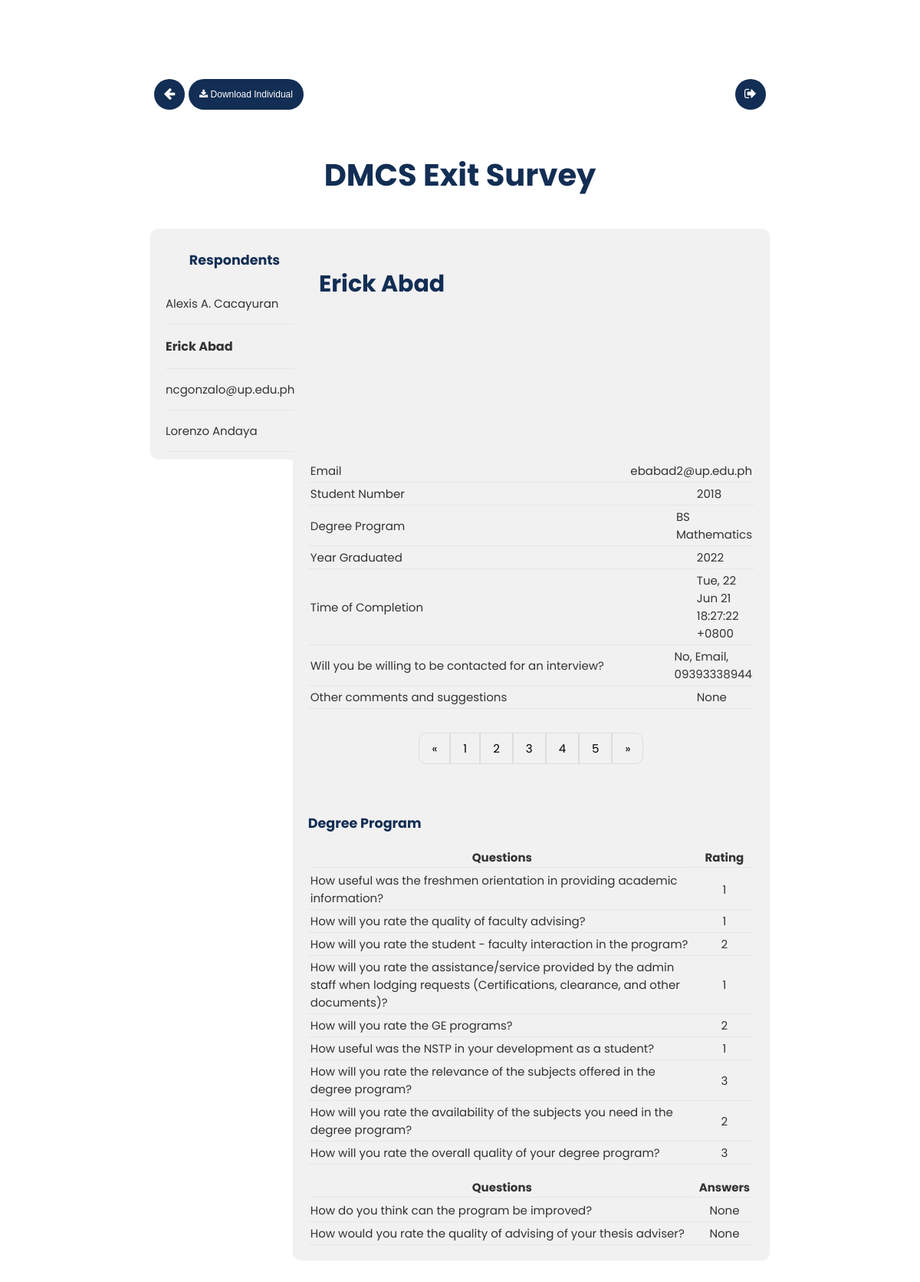
/res_individual.php?id=3&class=Degree Program (signed in), run on the app's committed database.
### tables this page shows
CREATE TABLE `demographics` (
  `id` int(11) NOT NULL,
  `up_mail` text NOT NULL,
  `full_name` text DEFAULT NULL,
  `student_num` text DEFAULT NULL,
  `degree_program` text DEFAULT NULL,
  `grad` text NOT NULL,
  `time_out` text NOT NULL
);

CREATE TABLE `consent` (
  `id` int(11) NOT NULL,
  `question_id` int(5) NOT NULL,
  `answers` text NOT NULL
);

CREATE TABLE `suggestion` (
  `id` int(11) NOT NULL,
  `question_id` int(5) NOT NULL,
  `comments` text NOT NULL
);

### res_individual.php (the view, shortened to what this page needs)
<!DOCTYPE html>
<html>
    <head>
        <link rel="stylesheet" href="survey-style.css">
        <link rel="stylesheet" href="https://cdnjs.cloudflare.com/ajax/libs/font-awesome/4.7.0/css/font-awesome.min.css">
    </head>
    <body>
		<?php
include_once 'connection.php';
$a = $_GET['id'];
$f = $_GET['class'];
$res_indi_sel = "SELECT up_mail, full_name, student_num, degree_program FROM demographics where id = $a";
$res_indi_res = mysqli_query($conn, $res_indi_sel);
if (mysqli_num_rows($res_indi_res) > 0) {
    while ($row = mysqli_fetch_assoc($res_indi_res)) {
        $b = $row['up_mail'];
        $c = $row['full_name'];
        $d = $row['student_num'];
        $e = $row['degree_program'];
    }
}
?>
	<div class="admin">
    <div class="row d-flex justify-content-center align-items-center">
    <div class="col-md-8">
    <div id="regForm" action="" method="post">
         <div style="position: relative; height: 40px; padding-left: 50px; float: right" id="nextprevious">
            <div class="center">
                    <form action="" method="post">
                   <button id="signoutBtn" title="Log Out" type="submit" name="logout" value="Log Out"><i class="fa fa-sign-out"></i></button>
                   </form>
            </div>
        </div>
        <div style="position: relative; height: 40px; padding-left: 50px; float: left" id="nextprevious">
            <div class="center">
                   <button id="nextBtn" title="Back" type="button" onclick="location.href='./admin.php?class=rating';"><i class="fa fa-arrow-left"></i></button>
        	</div>
       	</div>
        <div style="position: relative; height: 40px; padding-left: 150px; float: left" id="nextprevious">
            <div class="center">
                <button id="btn" title="Download Individual Tally" type="button" onclick="location.href='res_download.php?id=<?php echo $a ?>';" style="font-size: 12px"><i class="fa fa-download"></i>&nbsp;Download Individual</button>
            </div>
        </div>
        <div align="center">
        <h1 style="margin: 100px 0px 40px 0px; font-size: 40px">DMCS Exit Survey</h1>
        </div>
    <div class="sidebar"  style="height: auto">
    	<div align="center">
	    <h3>Respondents</h3>
	    </div>
	    <div class="list" style="max-height: 500px">
	    <ul>
	         <?php
$select_resp = "SELECT id, up_mail, full_name, student_num, degree_program FROM demographics WHERE time_out != ''";
$result_resp = mysqli_query($conn, $select_resp);
if (mysqli_num_rows($result_resp) > 0) {
    while ($row = mysqli_fetch_assoc($result_resp)) {
        if ($a == $row['id']) {
            ?>
		    <li class="border-bot">
		    <p style="font-weight: bolder; font-size: 16px" onclick="location.href='res_individual.php?id=<?php echo $row['id'] ?>&class=<?php echo "Degree Program" ?>';">
		            <?php
			$max = 20;
            if ($row['full_name'] == null) {
                if (strlen($row['up_mail']) > $max) {
                    echo substr($row['up_mail'], 0, $max) . "...";
                } else {
                    echo $row['up_mail'];
                }
            } else {
                if (strlen($row['full_name']) > $max) {
                    echo substr($row['full_name'], 0, $max) . "...";
                } else {
                    echo $row['full_name'];
                }
            }?>
	        </p>
	        </li>
	         <?php
} elseif ($a != $row['id']) {
            ?>
			        <li class="border-bot">
			        <p onclick="location.href='res_individual.php?id=<?php echo $row['id'] ?>&class=<?php echo "Degree Program" ?>';">
			            <?php
            $max = 20;
            if ($row['full_name'] == null) {
                if (strlen($row['up_mail']) > $max) {
                    echo substr($row['up_mail'], 0, $max) . "...";
                } else {
                    echo $row['up_mail'];
                }
            } else {
                if (strlen($row['full_name']) > $max) {
                    echo substr($row['full_name'], 0, $max) . "...";
                } else {
                    echo $row['full_name'];
                }
            }?>
			        </p>
			        </li>
	        <?php
}
    }
}?>
	    </ul>
		</div>
    </div>
    <div class="main_indiv">
        <h3 style="font-size: 30px">
		<?php
if ($c == null) {
    echo "Graduate";
} else {
    echo $c;
}
?>
		</h3>
		<div >
		<ul width="100%">
		  	<li><table class="border-bot" width="100%">
		  		<tr>
		  		<td width="500px">Email </td>
		  		<td ><?php echo $b ?></td>
		  		</tr>
		  		</table>
		  	</li>
		  	<li><table class="border-bot" width="100%">
		  		<tr>
		  		<td  width="500px">Student Number </td>
		  		<td>
		  		<?php
				if ($d == null) {
				    echo "(not provided)";
				} else {
				    echo $d;
				}?>
				</td>
				</tr>
			</li>
			<li><table class="border-bot" width="100%">
		  		<tr>
		  		<td  width="500px">Degree Program </td>
		  		<td><?php echo $e ?></td>
		  		</tr>
		  		</table>
		  	</li>
			<li><table class="border-bot" width="100%">
		  		<tr>
		  		<td  width="500px">Year Graduated </td>
		  		<td>
				<?php
				$grad        = "SELECT grad FROM demographics WHERE id='$a'";
				$result_grad = mysqli_query($conn, $grad);
				if (mysqli_num_rows($result_grad) > 0) {
				    while ($row = mysqli_fetch_assoc($result_grad)) {
				        echo $row['grad'];
				    }
				}
				?>
				</td>
				</tr>
				</table>
			</li>
			<li><table class="border-bot" width="100%">
		  		<tr>
		  		<td  width="500px">Time of Completion </td>
		  		<td>
				<?php
				$timestamp        = "SELECT time_out FROM demographics WHERE id='$a'";
				$result_timestamp = mysqli_query($conn, $timestamp);
				if (mysqli_num_rows($result_timestamp) > 0) {
				    while ($row = mysqli_fetch_assoc($result_timestamp)) {
				        echo $row['time_out'];
				    }
				}
				?>
				</td>
				</tr>
				</table>
			</li>
			<li><table class="border-bot" width="100%">
		  		<tr>
		  		<td  width="500px">Will you be willing to be contacted for an interview? </td>
		  		<td>
				<?php
				$consent        = "SELECT answers FROM consent WHERE id='$a'";
				$result_consent = mysqli_query($conn, $consent);
				if (mysqli_num_rows($result_consent) > 0) {
				    while ($row = mysqli_fetch_assoc($result_consent)) {
				        echo $row['answers'];
				    }
				}
				?>
				</td>
				</tr>
				</table>
			</li>
				<li><table class="border-bot" width="100%">
		  		<tr>
		  		<td  width="500px">Other comments and suggestions</td>
				<td class="rate-list">
				<?php
				$consent        = "SELECT comments FROM suggestion WHERE id='$a' AND question_id = 37";
				$result_consent = mysqli_query($conn, $consent);
				if (mysqli_num_rows($result_consent) > 0) {
				    while ($row = mysqli_fetch_assoc($result_consent)) {
				        echo $row['comments'];
				    }
				}
				?>
				</td>
				</tr>
				</table>
			</li>
		</ul>
		</div>
		<?php
if ($f == "Degree Program") {
    ?>
		<div align="center" style="margin-top: 15px">
			<div class="pagination">
			  <a href="">&laquo;</a>
			  <a href="res_individual.php?id=<?php echo $a ?>&class=<?php echo "Degree Program" ?>">1</a>
			  <a href="res_individual.php?id=<?php echo $a ?>&class=<?php echo "Facilities and Infrastructure" ?>">2</a>
			  <a href="res_individual.php?id=<?php echo $a ?>&class=<?php echo "Financial Aid" ?>">3</a>
			  <a href="res_individual.php?id=<?php echo $a ?>&class=<?php echo "Events" ?>">4</a>
			  <a href="res_individual.php?id=<?php echo $a ?>&class=<?php echo "Career Plans" ?>">5</a>
			  <a href="res_individual.php?id=<?php echo $a ?>&class=<?php echo "Facilities and Infrastructure" ?>">&raquo;</a>
			</div>
	    </div>
		<div style="padding-top: 30px"><h3><?php echo $f ?></h3></div>
		<table width="100%" style="margin-top: 15px">
		<tr>
			<th style="text-align: center; width: 500px">Questions</th>
			<th>Rating</th>
		</tr>
		</table>
		<?php
$select1 = "SELECT questionnaire.question_id, questionnaire.question, questionnaire.classification, rating.rate
					FROM questionnaire NATURAL JOIN rating
					WHERE (questionnaire.question_id = rating.question_id) AND id ='$a'";
    $result1 = mysqli_query($conn, $select1);
    if (mysqli_num_rows($result1) > 0) {
        while ($row = mysqli_fetch_assoc($result1)) {
            if ($row['classification'] == $f) {
                ?>
				<table class="question" width="100%">
				<tr>
					<td style="width: 500px"><?php echo $row['question'] ?></td>
					<td style="text-align: center;"><?php echo $row['rate'] ?></td>
				</tr>
				</table>
		<?php
}
        }
    }
    ?>
		<table width="100%" style="margin-top: 15px">
		<tr>
			<th style="text-align: center; width: 500px">Questions</th>
			<th>Answers</th>
		</tr>
		</table>
		<?php
$select11 = "SELECT questionnaire.question_id, questionnaire.question, questionnaire.classification, suggestion.comments
					FROM questionnaire NATURAL JOIN suggestion
					WHERE (questionnaire.question_id = suggestion.question_id) AND id ='$a'";
    $result11 = mysqli_query($conn, $select11);
    if (mysqli_num_rows($result11) > 0) {
        while ($row = mysqli_fetch_assoc($result11)) {
            if ($row['classification'] == $f) {
                ?>
				<table class="question" width="100%">
				<tr>
					<td style="width: 500px"><?php echo $row['question'] ?></td>
					<td style="text-align: center;"><?php echo $row['comments'] ?></td>
				</tr>
				</table>
		<?php
}
        }
    }
}?>
</div>
</div>
</div>
</div>
</body>
</html>

### survey-style.css (style rules this page uses)
body { background-image: url('bg.png'); background-repeat: no-repeat; background-attachment: fixed; background-size: cover; font-family: 'Poppins', sans-serif; font-size: 15px; color: #333; }
h1 { margin-top: 30px; }
h3 { color: #132e54; }
#regForm { background-color: #ffffff; margin: 0px auto; padding: 40px; border-radius: 10px; }
#title, h1, #viewBtn { color: #132e54; text-align: center; }
button { background-color: #132e54; color: #ffffff; border: none; border-radius: 50%; padding: 10px 10px; font-size: 17px; cursor: pointer }
.admin { margin: auto; width: 75%; padding: 50px; }
.question, th { border-bottom: 1px solid #e6e6e6; }
.border-bot { border-bottom: 1px solid #e6e6e6; }
#nextBtn, #prevBtn, #signoutBtn, #submit-btn { height: 40px; width: 40px; margin-top: 10px; border-radius: 50%; padding: 5px 10px; }
#btn { height: 40px; width: 150px; border-radius: 20px; margin-top: 10px; padding: 5px 10px; }
ul { list-style-type: none; margin: 0; padding: 0; display: inline-block; text-align: left; }
.center { margin: 0; position: absolute; top: 50%; left: 50%; -ms-transform: translate(-50%, -50%); transform: translate(-50%, -50%); }
.pagination { display: inline-block; margin: 10px; }
.pagination a { color: black; float: left; padding: 8px 16px; text-decoration: none; border: 1px solid #ddd; }
.pagination a:first-child { border-top-left-radius: 10px; border-bottom-left-radius: 10px; }
.pagination a:last-child { border-top-right-radius: 10px; border-bottom-right-radius: 10px; }
.sidebar { float: left; width: 200px; background-color: #f1f1f1; padding: 10px; border-radius: 10px; position: sticky; top: 10px; }
.sidebar p { cursor: pointer; width: 100%; }
.main_indiv { margin-left: 23%; background-color: #f1f1f1; padding: 20px; border-radius: 10px; }
th { position: sticky; top: 0; }
.list { max-height: 200px; overflow-y: auto; padding: 0px 10px; }
.rate-list { max-height: 350px; overflow-y: auto; }

### data on the page
demographics: full_name "Alexis A. Cacayuran"
demographics: full_name "Erick Abad", up_mail "ebabad2@up.edu.ph", student_num "2018", degree_program "BS Mathematics", grad "2022", time_out "Tue, 22 Jun 21 18:27:22 +0800"
demographics: up_mail "ncgonzalo@up.edu.ph"
demographics: full_name "Lorenzo Andaya"
consent: answers "No, Email, 09393338944"
suggestion: comments "None"

### other printed values
$f "Degree Program"
$row['question'] "How useful was the freshmen orientation in providing academic information?"
$row['rate'] "1"
$row['question'] "How will you rate the quality of faculty advising?"
$row['question'] "How will you rate the student - faculty interaction in the program?"
$row['rate'] "2"
$row['question'] "How will you rate the assistance/service provided by the admin staff when lodging requests (Certifications, clearance, and other documents)?"
$row['question'] "How will you rate the GE programs?"
$row['question'] "How useful was the NSTP in your development as a student?"
$row['question'] "How will you rate the relevance of the subjects offered in the degree program?"
$row['rate'] "3"
$row['question'] "How will you rate the availability of the subjects you need in the degree program?"
$row['question'] "How will you rate the overall quality of your degree program?"
$row['question'] "How do you think can the program be improved?"
$row['comments'] "None"
